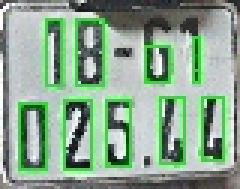
#> input picture bbox/testbb.jpg, 80 x 63 px (shown 3 times larger)
$ python -i image_processing.py   (imports and definitions only)
#> lines starting #> are read from the running program, lines starting #| are printed output that depends on the picture; after the words box and inside, x2 and y2 are one past the last pixel; in counts of white or black regions, pixels touching at a corner belong together
#> further down, picture is the input picture: shape (63, 80, 3); mean B, G, R 142.8, 166.6, 138.4
import os
import cv2
import numpy as np
import matplotlib.pyplot as plt
import random
import keras
import base64
from char_splitting import *

PATH = 'saved_images'

# [17 lines left out: functions chuyen_base64_sang_anh, resized_image, cvt2bin, not called in this run]

def remove_boundary(img):
    img2 = img.copy()
    img2 = cv2.morphologyEx(img2,
                            cv2.MORPH_OPEN,
                            cv2.getStructuringElement(cv2.MORPH_RECT, (3,1)))
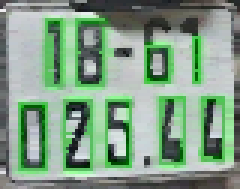
#> img2: shape (63, 80, 3) (shown 3 times larger); mean B, G, R 133.9, 157.6, 129.5
    img2[:10, :10] = 0
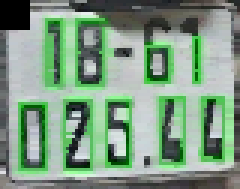
#> img2: shape (63, 80, 3) (shown 3 times larger); 1.98% of pixels changed, all inside (x1, y1, x2, y2) = (0, 0, 10, 10)
#> (the run stopped early here; a loop or call above may not have finished)
